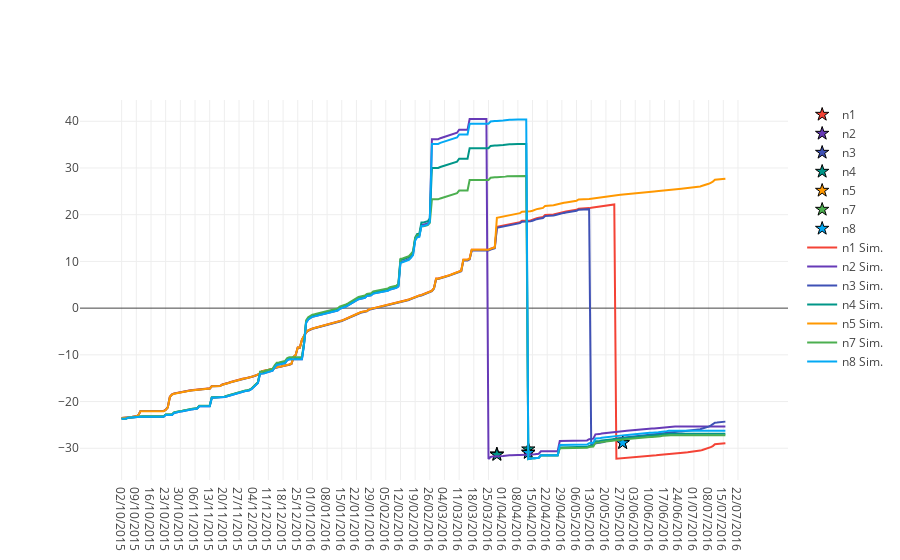

The notebook cell saved with this chart:
### Code cell
%matplotlib inline
import plotlycred
figname = transect + variable + 'D3.png'

online = False
if online:
    # fig = py.iplot(data) 
    fig = go.Figure(data=data) # , layout=layout)
    py.image.save_as(fig, filename=figname)
else:
    iplot(data)

### Figure 1 — Plotly figure (JSON) as saved in the notebook; plotly's stock layout.template omitted (floating-point values rounded to 4 significant figures; data arrays with more than 128 entries replaced by an {"elided": "..."} marker saying what was removed)
{"data": [{"marker": {"color": "#F44336", "line": {"color": "black", "width": 1}, "size": 10, "symbol": "star"}, "mode": "markers", "name": "n1", "type": "scatter", "x": {"elided": "299 str values"}, "y": {"elided": "299 null values"}}, {"marker": {"color": "#673AB7", "line": {"color": "black", "width": 1}, "size": 10, "symbol": "star"}, "mode": "markers", "name": "n2", "type": "scatter", "x": {"elided": "299 str values"}, "y": {"elided": "299 null values"}}, {"marker": {"color": "#3F51B5", "line": {"color": "black", "width": 1}, "size": 10, "symbol": "star"}, "mode": "markers", "name": "n3", "type": "scatter", "x": {"elided": "299 str values"}, "y": {"elided": "299 float values"}}, {"marker": {"color": "#009688", "line": {"color": "black", "width": 1}, "size": 10, "symbol": "star"}, "mode": "markers", "name": "n4", "type": "scatter", "x": {"elided": "299 str values"}, "y": {"elided": "299 float values"}}, {"marker": {"color": "#FF9800", "line": {"color": "black", "width": 1}, "size": 10, "symbol": "star"}, "mode": "markers", "name": "n5", "type": "scatter", "x": {"elided": "299 str values"}, "y": {"elided": "299 null values"}}, {"marker": {"color": "#4CAF50", "line": {"color": "black", "width": 1}, "size": 10, "symbol": "star"}, "mode": "markers", "name": "n7", "type": "scatter", "x": {"elided": "299 str values"}, "y": {"elided": "299 float values"}}, {"marker": {"color": "#03A9F4", "line": {"color": "black", "width": 1}, "size": 10, "symbol": "star"}, "mode": "markers", "name": "n8", "type": "scatter", "x": {"elided": "299 str values"}, "y": {"elided": "299 float values"}}, {"marker": {"color": "#F44336"}, "mode": "lines", "name": "n1 Sim.", "type": "scatter", "x": {"elided": "299 str values"}, "y": {"elided": "289 float values"}}, {"marker": {"color": "#673AB7"}, "mode": "lines", "name": "n2 Sim.", "type": "scatter", "x": {"elided": "299 str values"}, "y": {"elided": "289 float values"}}, {"marker": {"color": "#3F51B5"}, "mode": "lines", "name": "n3 Sim.", "type": "scatter", "x": {"elided": "299 str values"}, "y": {"elided": "289 float values"}}, {"marker": {"color": "#009688"}, "mode": "lines", "name": "n4 Sim.", "type": "scatter", "x": {"elided": "299 str values"}, "y": {"elided": "289 float values"}}, {"marker": {"color": "#FF9800"}, "mode": "lines", "name": "n5 Sim.", "type": "scatter", "x": {"elided": "299 str values"}, "y": {"elided": "289 float values"}}, {"marker": {"color": "#4CAF50"}, "mode": "lines", "name": "n7 Sim.", "type": "scatter", "x": {"elided": "299 str values"}, "y": {"elided": "289 float values"}}, {"marker": {"color": "#03A9F4"}, "mode": "lines", "name": "n8 Sim.", "type": "scatter", "x": {"elided": "299 str values"}, "y": {"elided": "289 float values"}}], "layout": {}}
